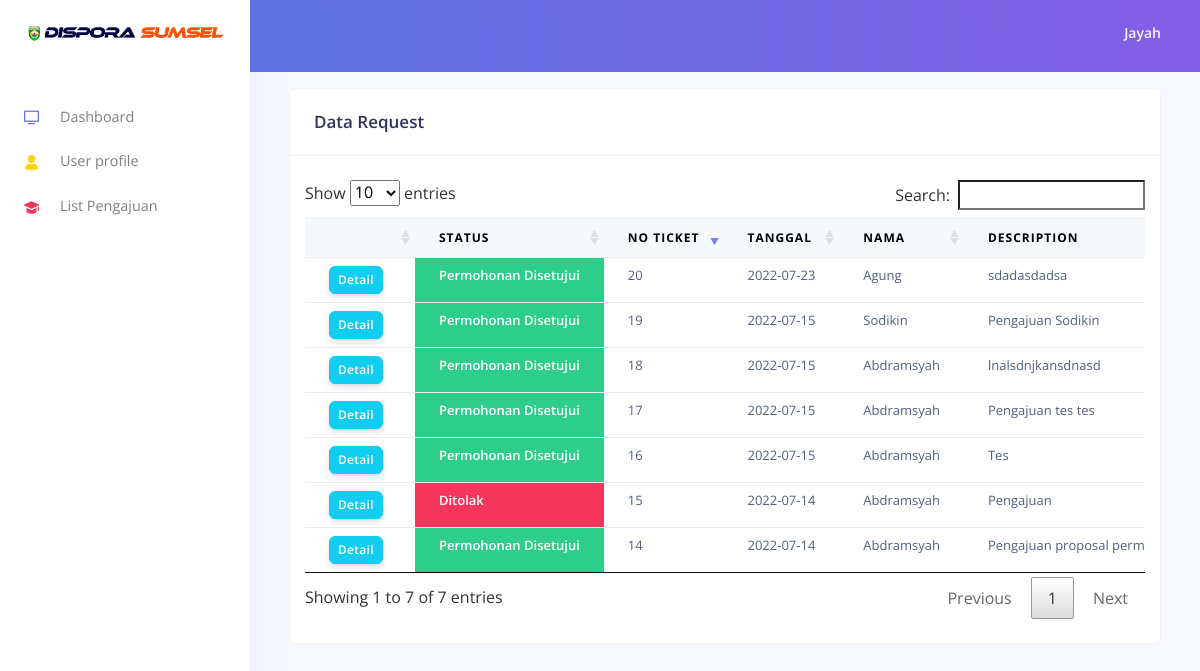
The page /Kabid/index.php?p=history_request (signed in) on the database as committed earlier.
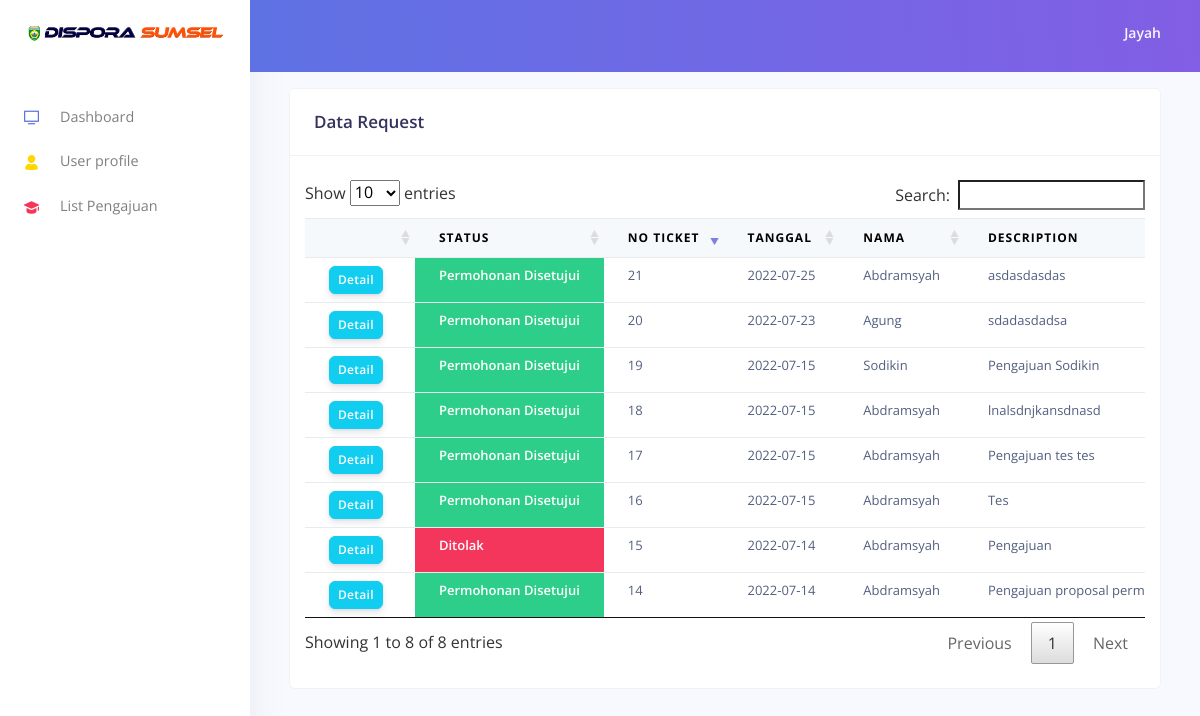
The same page on the database as committed later.
### tables this page shows
CREATE TABLE `tb_request` (
  `no_ticket` int(11) NOT NULL,
  `tgl_req` date NOT NULL,
  `id_user` int(11) NOT NULL,
  `description` text NOT NULL,
  `attachment` text NOT NULL,
  `email` varchar(50) NOT NULL,
  `balasan` text NOT NULL,
  `v_key` text NOT NULL,
  `status` int(11) NOT NULL
);

CREATE TABLE `tb_user` (
  `id_user` int(11) NOT NULL,
  `password` varchar(255) NOT NULL,
  `nama` varchar(50) NOT NULL,
  `no_hp` varchar(20) NOT NULL,
  `email` varchar(50) NOT NULL,
  `level` varchar(10) NOT NULL
);

### Kabid/page/history_request.php (the view, shortened to what this page needs)
<div class="card">
  <div class="card-header"><h3 class="mb-0">Data Request</h3></div>
  <div class="container">
    <div class="table-responsive py-4">
      <table class="table table-flush" id="data-request">
        <thead class="thead-light">
            <tr>
                <th></th>
                <th>Status</th>
                <th>No Ticket</th>
                <th>Tanggal</th>
                <th>Nama</th>
                <th>Description</th>
            </tr>
        </thead>
        <tbody>
        <?php
        if ($_SESSION['level'] == 'Kabid') {
          $sql = "SELECT * FROM tb_request
                  INNER JOIN tb_user ON tb_request.id_user = tb_user.id_user
                  WHERE status >= 2";
        }
            $query = mysqli_query($link,$sql);
            while($hasil=mysqli_fetch_array($query)):
        ?>
          <tr>
            <td>
              <a href="#" type="button" class="btn btn-info btn-sm" data-toggle="modal" data-target="#myModal<?php echo $hasil['no_ticket']; ?>">Detail</a>
            </td>
            <td class="<?php
              if ($hasil['status'] < 1) {
                echo "bg-warning text-white font-weight-bold";
               }elseif($hasil['status'] == 1){
                 echo "bg-secondary text-black font-weight-bold";
               }elseif($hasil['status'] == 2){
                 echo "bg-primary text-white font-weight-bold";
               }elseif($hasil['status'] == 3){
                 echo "bg-success text-white font-weight-bold";
               }elseif($hasil['status'] == 4){
                 echo "bg-danger text-white font-weight-bold";
               }elseif($hasil['status'] == 5){
                echo "bg-danger text-white font-weight-bold";
              }elseif($hasil['status'] == 6){
                echo "bg-danger text-white font-weight-bold";
              }else{
                echo "bg-danger text-white font-weight-bold";
              }
             ?>"><?php
              if ($hasil['status'] < 1) {
                echo "Menunggu Persetujuan Admin/TU";
                }elseif($hasil['status'] == 1){
                  echo "Menunggu Persetujuan Kadin";
                }elseif($hasil['status'] == 2){
                  echo "Menunggu Persetujuan Kabid";
                }elseif($hasil['status'] == 3){
                  echo "Permohonan Disetujui";
                }elseif($hasil['status'] == 4){
                  echo "Ditolak Admin/TU";
                }elseif($hasil['status'] == 5){
                  echo "Ditolak Kadin";
                }elseif($hasil['status'] == 6){
                  echo "Ditolak Kabid";
                }else{
                  echo "Ditolak";
                }
             ?></td>
            <td><?=$hasil['no_ticket'];?></td>
            <td><?=$hasil['tgl_req'];?></td>
            <td><?=$hasil['nama'];?></td>
            <td><?=$hasil['description'];?></td>
          </tr>
            <?php endwhile; ?>
        </tbody>
    </table>
  </div>
  </div>
</div>

Rows that differ between the two databases and show on the page:
added tb_request: status "Permohonan Disetujui", no_ticket "21", tgl_req "2022-07-25", id_user.nama "Abdramsyah", description "asdasdasdas"
Other text that changed with them:
text written by a page script: "Show entries Search: Showing 1 to 7 of 7 entries Previous 1 Next" → "Show entries Search: Showing 1 to 8 of 8 entries Previous 1 Next"
